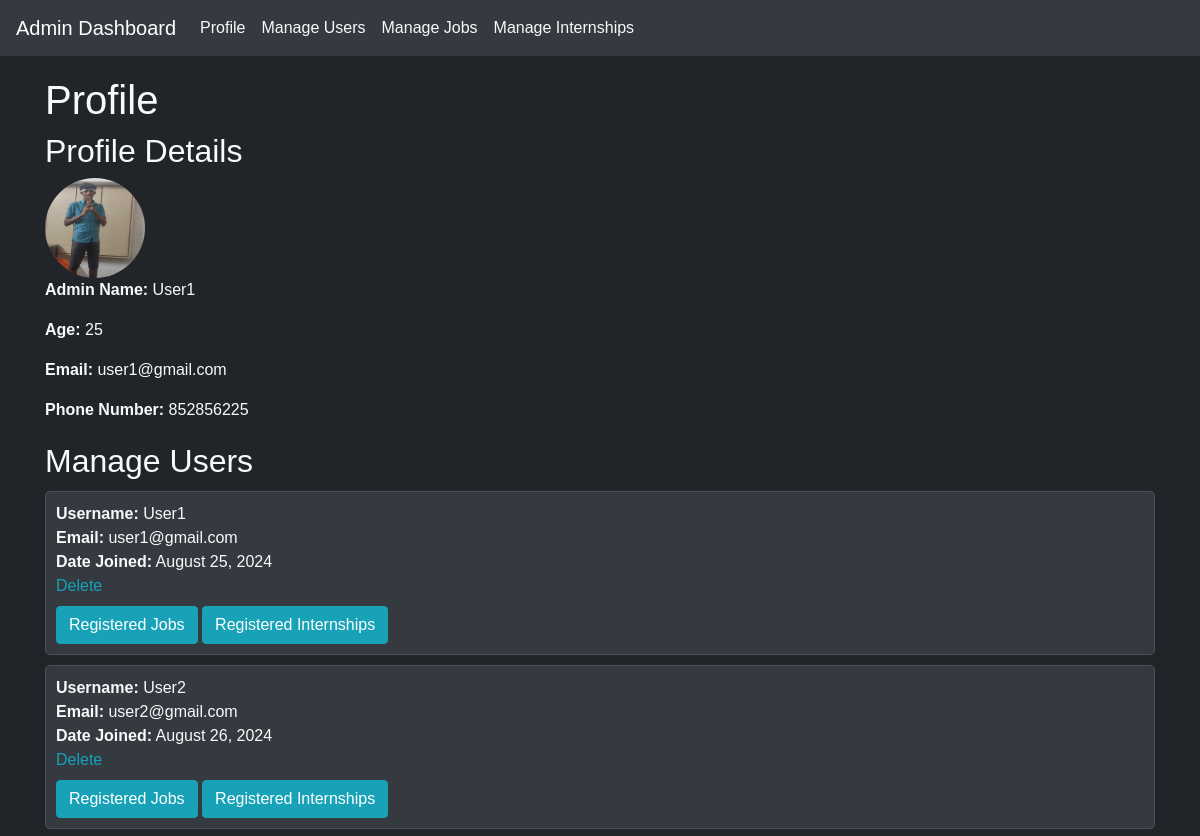
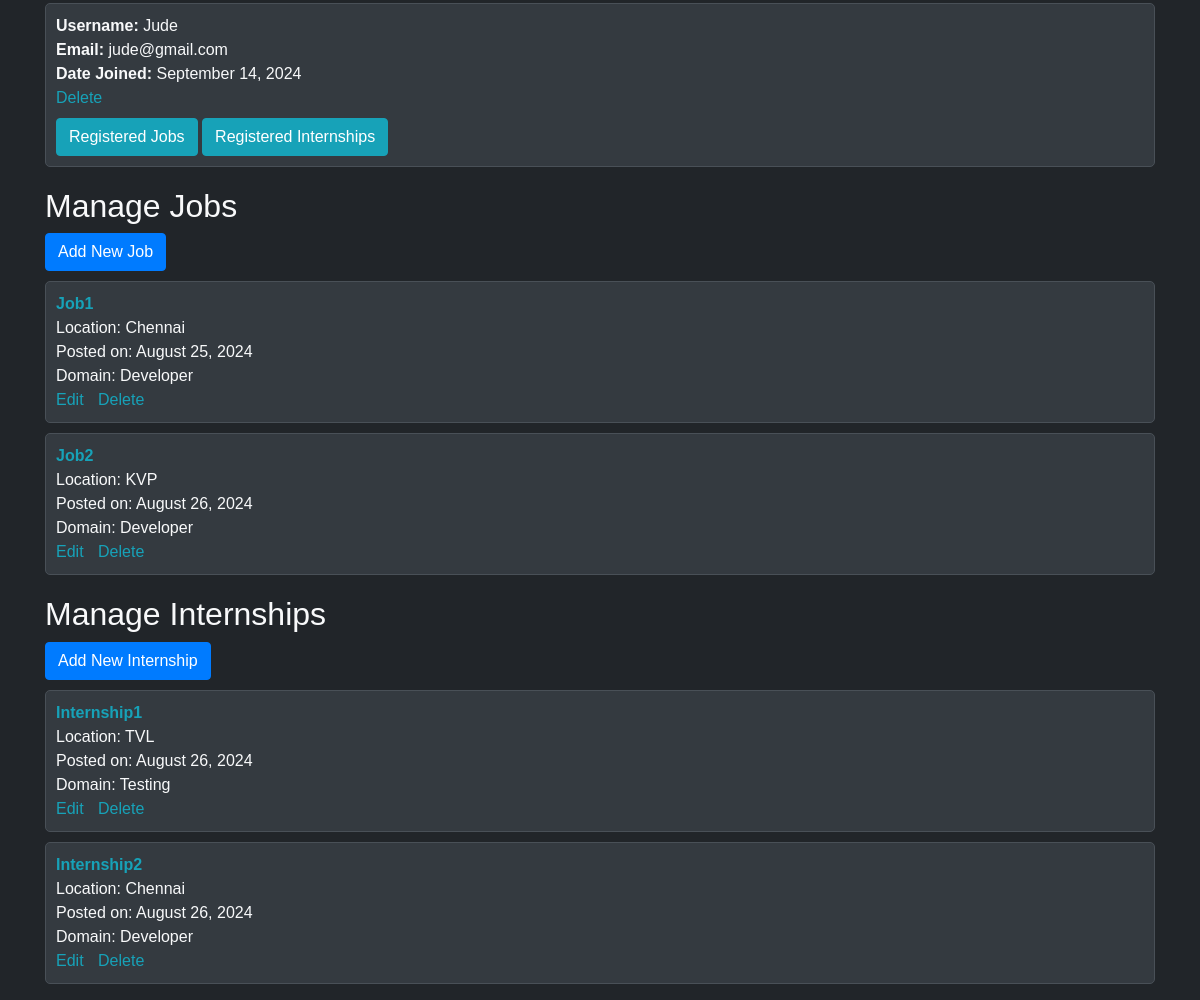
The app's page /admin-dashboard/ (signed in) with its own data (2 pictures, top to bottom).
### JobApp/models.py (models this page shows, shortened)
class Profile(models.Model):
    user = models.OneToOneField(User, on_delete=models.CASCADE)
    full_name = models.CharField(max_length=255, blank=True)
    phone_number = models.CharField(max_length=15, blank=True, null=True)
    address = models.TextField(blank=True, null=True)
    bio = models.TextField(blank=True)
    photo = models.ImageField(upload_to='profile_photos/', blank=True, null=True)
    age = models.PositiveIntegerField(null=True, blank=True)
    phone_number = models.CharField(max_length=15, blank=True, null=True)
    '''
        email = models.EmailField()
        website = models.URLField()
        is_active = models.BooleanField(default=True)
        document = models.FileField(upload_to='documents/')
        profile_picture = models.ImageField(upload_to='images/')
        category = models.ForeignKey(Category, on_delete=models.CASCADE)
        STATUS_CHOICES = [
            ('D', 'Draft'),
            ('P', 'Published'),
        ]
        status = models.CharField(max_length=10, choices=STATUS_CHOICES)
    '''

class Job(models.Model):
    title = models.CharField(max_length=200)
    description = models.TextField()
    company = models.CharField(max_length=200)
    location = models.CharField(max_length=200)
    domain_name = models.CharField(max_length=255)
    posted_date = models.DateField(auto_now_add=True)

class Internship(models.Model):
    title = models.CharField(max_length=200)
    description = models.TextField()
    company = models.CharField(max_length=200)
    location = models.CharField(max_length=200)
    domain_name = models.CharField(max_length=255)
    posted_date = models.DateField(auto_now_add=True)

### JobApp/views.py (the view)
# urls.py: path('admin-dashboard/', admin_dashboard, name='admin_dashboard'),
@login_required
def admin_dashboard(request):
    user = request.user
    try:
        profile = Profile.objects.get(user=user)
    except Profile.DoesNotExist:
        profile = Profile(user=user)  # Create a new profile if not exists
    if request.method == 'POST':
        if 'update_profile' in request.POST:
            form = ProfileForm(request.POST, request.FILES, instance=profile)
            if form.is_valid():
                form.save()
                update_session_auth_hash(request, request.user)  # Keep user logged in
                return redirect('admin_dashboard')
        elif 'change_password' in request.POST:
            change_password_form = ChangePasswordForm(data=request.POST, user=request.user)
            if change_password_form.is_valid():
                change_password_form.save()
                update_session_auth_hash(request, request.user)  # Keep user logged in
                return redirect('admin_dashboard')  # Redirect to dashboard after password change
    else:
        form = ProfileForm(instance=profile)
        change_password_form = ChangePasswordForm(user=user)
    jobs = Job.objects.all()
    internships = Internship.objects.all()
    all_users = User.objects.exclude(is_superuser=True)
    context = {
        'form': form,
        'change_password_form': change_password_form,
        'profile': profile,
        'jobs': jobs,
        'internships': internships,
        'users': all_users,
    }
    return render(request, 'admin_dashboard.html', context)

### JobApp/templates/admin_dashboard.html (shortened to what this page needs)
<!DOCTYPE html>
<html lang="en">
<head>
    <link rel="stylesheet" href="https://stackpath.bootstrapcdn.com/bootstrap/4.5.2/css/bootstrap.min.css">
</head>
<body>
    <nav class="navbar navbar-expand-lg navbar-dark bg-dark">
        <a class="navbar-brand" href="#">Admin Dashboard</a>
        <div class="collapse navbar-collapse" id="navbarNav">
            <ul class="navbar-nav">
                <li class="nav-item">
                    <a class="nav-link" href="#profile-section">Profile</a>
                </li>
                <li class="nav-item">
                    <a class="nav-link" href="#manage-users">Manage Users</a>
                </li>
                <li class="nav-item">
                    <a class="nav-link" href="#manage-jobs">Manage Jobs</a>
                </li>
                <li class="nav-item">
                    <a class="nav-link" href="#manage-internships">Manage Internships</a>
                </li>
            </ul>
        </div>
    </nav>
    <div id="profile-section" class="container">
        <h1>Profile</h1>
        <div class="profile-details" id="profile-details">
            <h2>Profile Details</h2>
            <div id="profile-info">
                {% load static %}
                {% if profile.photo %}
                <img src="{{ profile.photo.url }}" alt="Profile Photo">
                {% else %}
                <img src="{% static 'default-profile.png' %}" alt="Default Profile Photo">
                {% endif %}
                <p><strong>Admin Name:</strong> {{ profile.user.username }}</p>
                <p><strong>Age:</strong> {{ profile.age }}</p>
                <p><strong>Email:</strong> {{ profile.user.email }}</p>
                <p><strong>Phone Number:</strong> {{ profile.phone_number }}</p>
            </div>
        </div>
    </div>
    <div id="manage-users" class="container section">
        <h2>Manage Users</h2>
        <ul>
            {% for user in users %}
            {% if not user.is_superuser %}
            <li>
                <strong>Username:</strong> {{ user.username }}<br>
                <strong>Email:</strong> {{ user.email }}<br>
                <strong>Date Joined:</strong> {{ user.date_joined|date:"F j, Y" }}<br>
                <a href="{% url 'delete_user' user.pk %}" class="delete-btn">Delete</a><br>
                <button type="button" class="btn btn-info mt-2" data-toggle="modal" data-target="#jobsModal{{ user.pk }}">
                    Registered Jobs
                </button>
                <button type="button" class="btn btn-info mt-2"
                    data-toggle="modal" data-target="#internshipsModal{{ user.pk }}">
                    Registered Internships
                </button>
            </li>
            {% endif %}
            {% empty %}
            <li>No users registered.</li>
            {% endfor %}
        </ul>
    </div>
    <div id="manage-jobs" class="container section">
        <h2>Manage Jobs</h2>
        <a href="{% url 'add_job' %}" class="btn btn-primary">Add New Job</a>
        <ul>
            {% for job in jobs %}
            <li>
                <a href="{% url 'job_overview' job.pk %}">
                    <strong>{{ job.title }}</strong>
                </a><br>
                Location: {{ job.location }}<br>
                Posted on: {{ job.posted_date|date:"F j, Y" }}<br>
                Domain: {{ job.domain_name }}<br>
                <a href="{% url 'edit_job' job.pk %}" class="edit-btn">Edit</a>
                <a href="{% url 'delete_job' job.pk %}" class="delete-btn">Delete</a>
            </li>
            {% empty %}
            <li>No jobs available.</li>
            {% endfor %}
        </ul>
    </div>
    <div id="manage-internships" class="container section">
        <h2>Manage Internships</h2>
        <a href="{% url 'add_internship' %}" class="btn btn-primary">Add New Internship</a>
        <ul>
            {% for internship in internships %}
            <li>
                <a href="{% url 'internship_overview' internship.pk %}">
                    <strong>{{ internship.title }}</strong>
                </a><br>
                Location: {{ internship.location }}<br>
                Posted on: {{ internship.posted_date|date:"F j, Y" }}<br>
                Domain: {{ internship.domain_name }}<br>
                <a href="{% url 'edit_internship' internship.pk %}" class="edit-btn">Edit</a>
                <a href="{% url 'delete_internship' internship.pk %}" class="delete-btn">Delete</a>
            </li>
            {% empty %}
            <li>No internships available.</li>
            {% endfor %}
        </ul>
    </div>
</body>
</html>

### JobApp/templates/admin_dashboard.html (style rules this page uses)
body { font-family: Arial, sans-serif; background-color: #212529; color: #f8f9fa; margin: 0; padding: 0; }
h1, h2 { color: #f8f9fa; }
img { width: 100px; height: 100px; border-radius: 50%; }
.navbar { margin-bottom: 20px; }
.navbar-dark .navbar-nav .nav-link { color: #f8f9fa; }
.section { margin-top: 20px; }
.section ul { list-style-type: none; padding: 0; }
.section ul li { margin: 10px 0; padding: 10px; background-color: #343a40; border: 1px solid #495057; border-radius: 5px; }
.section ul li a { color: #17a2b8; text-decoration: none; }
.delete-btn { color: #dc3545; text-decoration: none; }
.edit-btn { color: #28a745; text-decoration: none; margin-right: 10px; }

### records on screen
Profile: photo (picture), user.username "User1", age "25", user.email "user1@gmail.com", phone_number "852856225"
Job: title "Job1", location "Chennai", posted_date "August 25, 2024", domain_name "Developer"
Job: title "Job2", location "KVP", posted_date "August 26, 2024", domain_name "Developer"
Internship: title "Internship1", location "TVL", posted_date "August 26, 2024", domain_name "Testing"
Internship: title "Internship2", location "Chennai", posted_date "August 26, 2024", domain_name "Developer"

### other values on screen
{{ user.username }} "User1"
{{ user.email }} "user1@gmail.com"
{{ user.date_joined|date:"F j, Y" }} "August 25, 2024"
{{ user.username }} "User2"
{{ user.email }} "user2@gmail.com"
{{ user.date_joined|date:"F j, Y" }} "August 26, 2024"
{{ user.username }} "Jude"
{{ user.email }} "jude@gmail.com"
{{ user.date_joined|date:"F j, Y" }} "September 14, 2024"
